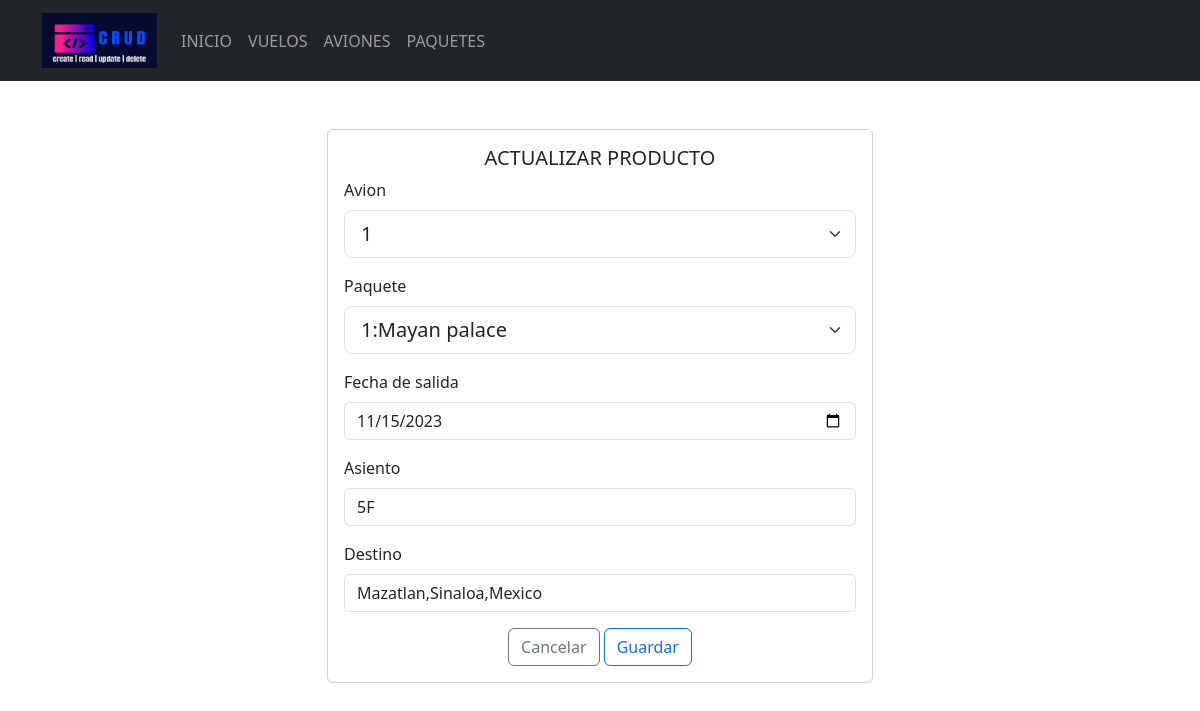
The app's page /Formularios/productos/actualizar.php?Id=1 with its own data.
### tables this page shows
CREATE TABLE `tbl_avion` (
  `idAvion` int(50) NOT NULL,
  `idVuelo` int(50) NOT NULL,
  `CapacidadCombus` varchar(50) NOT NULL,
  `emisionCarbono` varchar(50) NOT NULL,
  `nAsientos` int(50) NOT NULL,
  `AeropuertoActual` varchar(100) NOT NULL,
  `Velocidad` varchar(50) NOT NULL,
  `Pantallas` int(3) NOT NULL
);

CREATE TABLE `tbl_paquete` (
  `idPaquete` int(50) NOT NULL,
  `duracion` varchar(100) NOT NULL,
  `nombreHotel` varchar(150) NOT NULL,
  `idCliente` int(50) NOT NULL,
  `idVuelo` int(50) NOT NULL,
  `Precio` int(50) NOT NULL,
  `nHabitaciones` int(50) NOT NULL,
  `nViajeros` int(50) NOT NULL
);

CREATE TABLE `tbl_vuelo` (
  `idVuelo` int(50) NOT NULL,
  `idPaquete` int(50) NOT NULL,
  `diaSalida` date NOT NULL,
  `diaRegreso` date NOT NULL,
  `idAvion` int(50) NOT NULL,
  `Asiento` varchar(10) NOT NULL,
  `Costo` int(50) NOT NULL,
  `Destino` varchar(100) NOT NULL
);

### Formularios/productos/actualizar.php (the view, shortened to what this page needs)
<!doctype html>
<html lang="es">
<head>
    <link rel="stylesheet" href="<?php echo base_url; ?>css/bootstrap.min.css">
</head>
<body>
    <header>
        <nav class="navbar navbar-expand-lg bg-dark" data-bs-theme="dark">
            <div class="container">
                <a class="navbar-brand" href="<?php echo base_url; ?>">
                    <img src="<?php echo base_url; ?>img/logo.png" alt="logo" height="55" width="115">
                </a>
                <div class="collapse navbar-collapse" id="mi-menu">
                    <ul class="navbar-nav">
                        <li class="nav-item">
                            <a class="nav-link" href="<?php echo base_url; ?>">INICIO</a>
                        </li>
                        <li class="nav-item">
                            <a class="nav-link" href="<?php echo base_url; ?>Formularios/productos/index.php">VUELOS</a>
                        </li>
                        <li class="nav-item">
                            <a class="nav-link" href="<?php echo base_url; ?>Formularios/categorias/index.php">AVIONES</a>
                        </li>
                        <li class="nav-item">
                            <a class="nav-link" href="<?php echo base_url; ?>Formularios/marcas/index.php">PAQUETES</a>
                        </li>
                    </ul>
                </div>
            </div>
        </nav>
    </header>
    <div class="container mt-5 mb-5">
        <div class="row justify-content-center">
            <div class="col-md-6">
                <div class="card">
                    <div class="card-body">
                        <h5 class="card-title text-center">ACTUALIZAR PRODUCTO</h5>
                        <form action="../../CRUDP/editarDatos.php" method="post">
                            <?php
                            include_once("../../config/conexion.php");
                            $sql = "SELECT * FROM tbl_vuelo WHERE idVuelo =" . $_REQUEST['Id'];
                            $resultado = $conexion->query($sql);
                            $row = $resultado->fetch_assoc();
                            ?>
                            <div class="mb-3">
                                <label for="categoriasU" class="form-label">Avion</label>
                                <select class="form-select form-select-lg" name="idAvion" id="idAvion">
                                    <?php
                                    include_once("../../config/conexion.php");
                                    $sql1 = "SELECT * FROM tbl_avion WHERE idAvion=" . $row['idAvion'];
                                    $resultado1 = $conexion->query($sql1);
                                    $row1 = $resultado1->fetch_assoc();
                                    echo "<option selected value='" . $row1['idAvion'] . "'>" . $row1['idAvion'] . "</option>";
                                    ?>
                                </select>
                            </div>
                            <div class="mb-3">
                                <label for="marcasU" class="form-label">Paquete</label>
                                <select class="form-select form-select-lg" name="idPaquete" id="idPaquete">
                                    <?php
                                    include_once("../../config/conexion.php");
                                    $sql3 = "SELECT * FROM tbl_paquete WHERE idPaquete=" . $row['idPaquete'];
                                    $resultado3 = $conexion->query($sql3);
                                    $row3 = $resultado3->fetch_assoc();
                                    echo "<option selected value='" . $row3['idPaquete'] . "'>".$row3['idPaquete'].":".$row3['nombreHotel']."</option>";
                                    ?>
                                </select>
                            </div>
                            <div class="mb-3">
                                <label for="nombreP" class="form-label">Fecha de salida</label>
                                <input type="date" class="form-control" id="fechaSalida" name="fechaSalida" value="<?php echo $row['diaSalida']?>" required>
                            </div>
                            <div class="mb-3">
                                <label for="descripcionP" class="form-label">Asiento</label>
                                <input type="text" class="form-control" id="Asiento" name="Asiento" placeholder="5B" value="<?php echo $row['Asiento']?>" required>
                            </div>
                            <div class="mb-3">
                                <label for="precioP" class="form-label">Destino</label>
                                <input type="text" class="form-control" name="Destino" id="Destino" placeholder="Cancun,Mexico" value="<?php echo $row['Destino']?>" required>
                            </div>
                            <div class="text-center">
                                <a href="../productos/index.php" type="submit" class="btn btn-outline-secondary">Cancelar</a>
                                <button type="submit" class="btn btn-outline-primary">Guardar</button>
                        </form>
                    </div>
                </div>
            </div>
        </div>
    </div>
</body>
</html>

### records on screen
tbl_avion: idAvion "1"
tbl_paquete: idPaquete "1:Mayan palace"
tbl_vuelo: fechaSalida "11/15/2023", Asiento "5F", Destino "Mazatlan,Sinaloa,Mexico"
